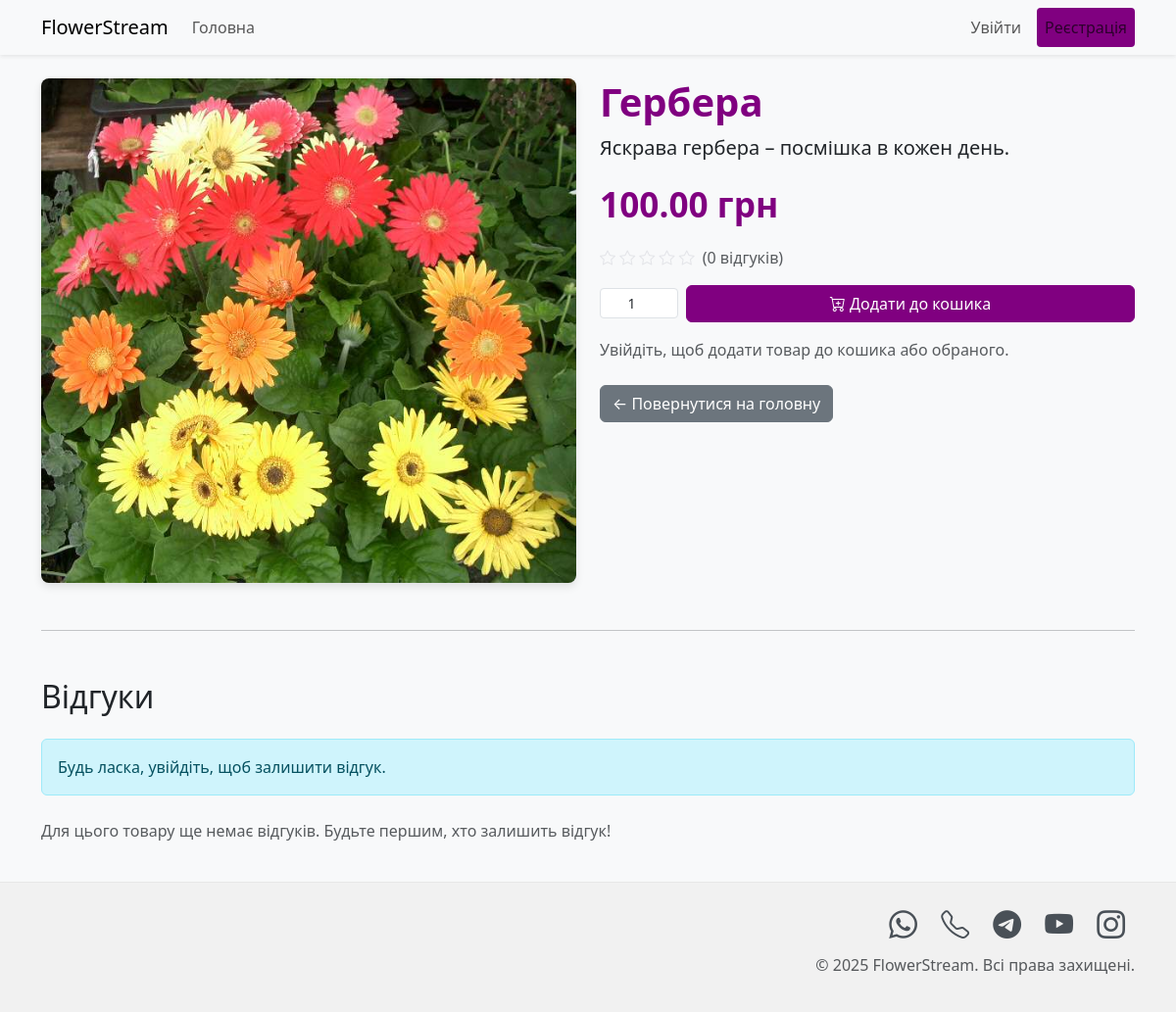
Page /product/11 on the committed database.
### tables this page shows
CREATE TABLE products (
            id INTEGER PRIMARY KEY AUTOINCREMENT,
            name TEXT NOT NULL,
            description TEXT,
            price REAL NOT NULL,
            image_url TEXT,
            stock INTEGER NOT NULL DEFAULT 100 -- New stock column
        );

### app.py (the view)
@app.route('/product/<int:product_id>')
def product_detail(product_id):
    user_logged_in = session.get('user_id') is not None
    flower = get_flower_by_id(product_id)
    if not flower:
        flash('Товар не знайдено.', 'danger')
        return redirect(url_for('home'))
    reviews = get_reviews_for_product(product_id)
    average_rating = get_average_rating_for_product(product_id)
    user_has_reviewed = False
    if user_logged_in:
        db = get_db_connection()
        cursor = db.execute("SELECT COUNT(*) FROM reviews WHERE user_id = ? AND product_id = ?",
                           (session.get('user_id'), product_id))
        if cursor.fetchone()[0] > 0:
            user_has_reviewed = True
    cart_count = sum(item['quantity'] for item in session.get('cart', [])) if user_logged_in else 0
    favorites = session.get('favorites', []) if user_logged_in else []
    return render_template('product_detail.html',
                           flower=flower,
                           reviews=reviews,
                           average_rating=average_rating,
                           user_logged_in=user_logged_in,
                           cart_count=cart_count,
                           favorites=favorites,
                           user_has_reviewed=user_has_reviewed)

### app.py (called while the page is built)
def get_flower_by_id(flower_id):
    db = get_db_connection()
    cursor = db.execute("SELECT * FROM products WHERE id = ?", (flower_id,))
    return cursor.fetchone()

def get_average_rating_for_product(product_id):
    db = get_db_connection()
    cursor = db.execute("SELECT AVG(rating) FROM reviews WHERE product_id = ?", (product_id,))
    avg_rating = cursor.fetchone()[0]
    return round(avg_rating, 2) if avg_rating else 0.0

### db.py (called while the page is built)
def get_db_connection():
    if 'db' not in g:
        database = current_app.config.get('DATABASE')
        if not database:
            raise RuntimeError("Environment variable 'DATABASE' is not set. Check your .env file.")
        conn = sqlite3.connect(database)
        conn.row_factory = sqlite3.Row
        g.db = conn
    return g.db

### templates/product_detail.html (shortened to what this page needs)
<!DOCTYPE html>
<html lang="uk">
<head>
    <link href="https://cdn.jsdelivr.net/npm/bootstrap@5.3.0/dist/css/bootstrap.min.css" rel="stylesheet">
    <link rel="stylesheet" href="https://cdn.jsdelivr.net/npm/bootstrap-icons@1.10.5/font/bootstrap-icons.css">
</head>
<body>
    <nav class="navbar navbar-expand-lg navbar-light bg-light shadow-sm">
        <div class="container">
            <a class="navbar-brand" href="{{ url_for('home') }}">FlowerStream</a>
            <div class="collapse navbar-collapse" id="navbarNav">
                <ul class="navbar-nav me-auto mb-2 mb-lg-0">
                    <li class="nav-item">
                        <a class="nav-link" href="{{ url_for('home') }}">Головна</a>
                    </li>
                </ul>
                <ul class="navbar-nav">
                    {% if user_logged_in %}
                        <li class="nav-item">
                            <span class="nav-link text-dark">Привіт, {{ session.username }}!</span>
                        </li>
                        <li class="nav-item">
                            <a class="nav-link btn btn-outline-danger btn-sm" href="{{ url_for('logout') }}">Вийти</a>
                        </li>
                    {% else %}
                        <li class="nav-item">
                            <a class="nav-link btn btn-outline-primary btn-sm me-2" href="{{ url_for('login') }}">Увійти</a>
                        </li>
                        <li class="nav-item">
                            <a class="nav-link btn btn-primary btn-sm" href="{{ url_for('register') }}" style="background-color: purple;">Реєстрація</a>
                        </li>
                    {% endif %}
                </ul>
            </div>
        </div>
    </nav>
    <div class="container py-4">
        <div class="row">
            <div class="col-md-6">
                {% if flower.image_url %}
                    <img src="{{ url_for('static', filename=flower.image_url.split('static/')[-1]) }}" class="img-fluid product-image" alt="{{ flower.name }}">
                {% else %}
                    <img src="https://placehold.co/600x400/cccccc/333333?text=Немає+зображення" class="img-fluid product-image" alt="Немає зображення">
                {% endif %}
            </div>
            <div class="col-md-6 flower-details">
                <h1>{{ flower.name }}</h1>
                <p class="lead">{{ flower.description }}</p>
                <p class="price">{{ "%.2f"|format(flower.price) }} грн</p>
                <div class="d-flex align-items-center mb-3">
                    <div class="rating-stars me-2">
                        {% for i in range(1, 6) %}
                            {% if average_rating >= i %}
                                <i class="bi bi-star-fill"></i>
                            {% elif average_rating >= i - 0.5 %}
                                <i class="bi bi-star-half"></i>
                            {% else %}
                                <i class="bi bi-star"></i>
                            {% endif %}
                        {% endfor %}
                    </div>
                    <span class="text-muted">({{ reviews|length }} відгуків)</span>
                </div>
                <form action="{{ url_for('add_to_cart', flower_id=flower.id) }}" method="post" class="mb-3">
                    <div class="quantity-input-group">
                        <input type="number" name="quantity" class="form-control form-control-sm" value="1" min="1" aria-label="Кількість">
                        <button type="submit" class="btn btn-purple flex-grow-1">
                            <i class="bi bi-cart-plus"></i> Додати до кошика
                        </button>
                    </div>
                </form>
                {% if user_logged_in %}
                <form action="{{ url_for('add_to_favorites', flower_id=flower.id) }}" method="post" class="d-inline">
                    <button type="submit" class="btn btn-outline-danger">
                        <i class="bi bi-heart"></i> Додати в обране
                    </button>
                </form>
                {% else %}
                <p class="text-muted mt-3">Увійдіть, щоб додати товар до кошика або обраного.</p>
                {% endif %}
                <div class="mt-4">
                    <a href="{{ url_for('home') }}" class="btn btn-secondary">← Повернутися на головну</a>
                </div>
            </div>
        </div>
        <hr class="my-5">
        <h2 class="mb-4">Відгуки</h2>
        {% if user_logged_in and not user_has_reviewed %}
        <div class="card p-4 mb-4">
            <h4>Залишити свій відгук</h4>
            <form action="{{ url_for('add_review', product_id=flower.id) }}" method="post">
                <div class="mb-3">
                    <label class="form-label">Ваша оцінка:</label>
                    <div class="rating-form">
                        {% for i in range(5, 0, -1) %}
                        <div class="form-check form-check-inline">
                            <input class="form-check-input" type="radio" name="rating" id="rating{{ i }}" value="{{ i }}" {% if loop.first %}checked{% endif %}>
                            <label class="form-check-label" for="rating{{ i }}">{{ i }} <i class="bi bi-star-fill text-warning"></i></label>
                        </div>
                        {% endfor %}
                    </div>
                </div>
                <div class="mb-3">
                    <label for="comment" class="form-label">Коментар (необов'язково):</label>
                    <textarea class="form-control" id="comment" name="comment" rows="3" placeholder="Напишіть ваш відгук про товар..."></textarea>
                </div>
                <button type="submit" class="btn btn-purple">Відправити відгук</button>
            </form>
        </div>
        {% elif user_logged_in and user_has_reviewed %}
        <div class="alert alert-info" role="alert">
            Ви вже залишили відгук для цього товару.
        </div>
        {% else %}
        <div class="alert alert-info" role="alert">
            Будь ласка, увійдіть, щоб залишити відгук.
        </div>
        {% endif %}
        <div class="reviews-list mt-4">
            {% if reviews %}
                {% for review in reviews %}
                <div class="card p-3 mb-2 review-card">
                    <div class="review-header">
                        <p class="mb-1"><strong>{{ review.username }}</strong> <small class="text-muted">({{ review.created_at }})</small></p>
                        {% if user_logged_in and session.user_id == review.user_id and not session.is_admin %}
                            <form action="{{ url_for('delete_review', review_id=review.id) }}" method="post" onsubmit="return confirm('Ви впевнені, що хочете видалити свій відгук?');" class="delete-btn-form">
                                <button type="submit" class="btn btn-outline-danger btn-sm">Видалити</button>
                            </form>
                        {% endif %}
                    </div>
                    <div class="rating-stars">
                        {% for i in range(1, 6) %}
                            {% if review.rating >= i %}
                                <i class="bi bi-star-fill"></i>
                            {% elif review.rating >= i - 0.5 %}
                                <i class="bi bi-star-half"></i>
                            {% else %}
                                <i class="bi bi-star"></i>
                            {% endif %}
                        {% endfor %}
                    </div>
                    {% if review.comment %}
                        <p class="review-comment">{{ review.comment }}</p>
                    {% else %}
                        <p class="text-muted">Коментар відсутній.</p>
                    {% endif %}
                </div>
                {% endfor %}
            {% else %}
                <p class="text-muted">Для цього товару ще немає відгуків. Будьте першим, хто залишить відгук!</p>
            {% endif %}
        </div>
    </div>
    <footer class="footer mt-auto">
        <div class="container text-end">
            <div class="social-icons">
                <a href="https://wa.me/PHONE_NUMBER" target="_blank" title="WhatsApp"><i class="bi bi-whatsapp"></i></a>
                <a href="tel:PHONE_NUMBER" title="Телефон"><i class="bi bi-telephone"></i></a>
                <a href="https://t.me/tarassts" target="_blank" title="Telegram"><i class="bi bi-telegram"></i></a>
                <a href="https://www.youtube.com/YOUTUBE_CHANNEL" target="_blank" title="YouTube"><i class="bi bi-youtube"></i></a>
                <a href="https://www.instagram.com/INSTAGRAM_USERNAME" target="_blank" title="Instagram"><i class="bi bi-instagram"></i></a>
            </div>
            <p class="text-muted mt-2">&copy; {{ 'now' | date('%Y') }} FlowerStream. Всі права захищені.</p>
        </div>
    </footer>
</body>
</html>

### templates/product_detail.html (style rules this page uses)
body { display: flex; flex-direction: column; min-height: 100vh; background-color: #f8f9fa; }
.container.py-4 { flex: 1; }
.bi { transition: color 0.2s ease; }
.footer { background-color: #f1f1f1; padding: 20px 0; text-align: center; border-top: 1px solid #e7e7e7; }
.social-icons a { font-size: 1.8rem; margin: 0 10px; color: #495057; transition: color 0.3s ease; }
.product-image { max-width: 100%; height: auto; border-radius: 8px; box-shadow: 0 4px 8px rgba(0,0,0,0.1); }
.flower-details h1 { color: #800080; font-weight: bold; }
.flower-details .price { font-size: 2.2rem; color: #800080; font-weight: bold; margin-top: 1rem; }
.rating-stars .bi-star { color: #e4e5e9; }
.btn-purple { background-color: #800080; color: white; border-color: #800080; }
.quantity-input-group { display: flex; align-items: center; margin-bottom: 1rem; }
.quantity-input-group .form-control { max-width: 80px; text-align: center; margin-right: 0.5rem; }

### rows in the picture
products: image_url (picture), name "Гербера", description "Яскрава гербера – посмішка в кожен день.", price "100.00"

### other values in the picture
{{ reviews|length }} "0"
